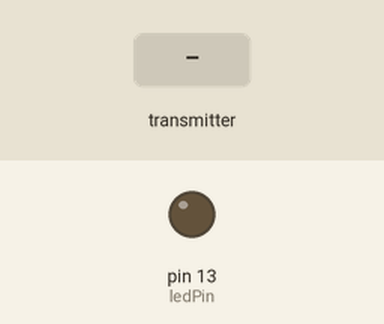
Recording of a sketch running on a simulated Arduino Uno, built with avr-gcc and run on an emulated ATmega328P. Parts: output pins drawn as LEDs (lit = HIGH). Dashed ring = blinking. Inputs (shaded band) come from the test bench. No radio packets arrive unless stated; what the sketch prints to the serial monitor is not drawn.

Above: at 1.2 s.
1.3 s: the transmitter starts sending headtrackerchans.0 = 0
At 1.51 s:
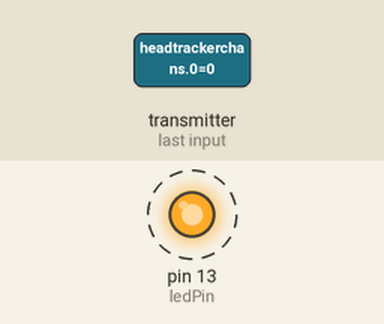
Timing chart, 0 to 10.3 s (numbered marks = the images above; inputs shaded):
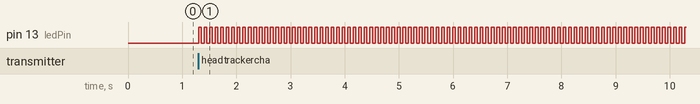

Measured:
- after the input at 1.3 s, pin 13 (ledPin): alternates HIGH for 0.05 s and LOW for 0.05 s, starting at once

The sketch:

recepteur_test.ino
```cpp
/*
* Getting Started example sketch for nRF24L01+ radios
* This is a very basic example of how to send data from one node to another
* Updated: Dec 2014 by TMRh20
* Envoie les données sur bus I2C sous forme de 6 octets
*/

//#include <SoftSPI.h>
#include <Wire.h>
#define SOFTSPI
#define SOFT_SPI_MISO_PIN A0
#define SOFT_SPI_MOSI_PIN 3
#define SOFT_SPI_SCK_PIN 4
#define MOSI_pin  3  // MOSI - D3
#define SCK_pin   4  // SCK  - D4
#define CE_pin    5  // CE   - D5
#define MISO_pin  A0 // MISO - A0
#define CS_pin    A1 // CS   - A1
#include "RF24.h"
#include "functions.h"
#define PPM_PIN 2
#define PPM_MIN 800
#define PPM_SAFE_THROTTLE 1050
#define PPM_MID 1500
#define PPM_MAX 2200
#define PPM_pin 2 // PPM in
#define CHANNELS 8 // number of channels in ppm stream, 12 ideally

#define MOSI_pin  3  // MOSI - D3
#define SCK_pin   4  // SCK  - D4
#define CE_pin    5  // CE   - D5
#define MISO_pin  A0 // MISO - A0
#define CS_pin    A1 // CS   - A1

#define ledPin 13 // LED  - D13

#define DATA_TO_RECEIVE 10
byte fhss_schema[]={90,120,95,100,115,100};
byte data[6];
int data_received = 0 ;
int ptr_fhss_schema = 0 ;
unsigned long last_rx_time = 0;
bool fhss_on = false;

static bool reset=true;
volatile uint16_t Servo_data[12];
static uint16_t ppm[12] = {PPM_MIN,PPM_MIN,PPM_MIN,PPM_MIN,PPM_MID,PPM_MID,
PPM_MID,PPM_MID,PPM_MID,PPM_MID,PPM_MID,PPM_MID,};

unsigned char PpmIn_PpmOut[13] = {0,1,2,3,4,5,6,7,8,9,10,11,12};
long channel_value[13] = {2100,2100,2100,2100,2100,2100,2100,2100,2100,2100,2100,2100,2100};
// Local variables
unsigned int pulseTime = 0;
unsigned int lastTime = 0;
unsigned int timeRead;
int channelsDetected = 0;
char channel = 0;
int channelValues[20];
char state = 0; // PPM signal high or Low?
unsigned char channel_number = 1;
char shift = 0;
char time_out = 0;
unsigned char htChannels[3] = {8, 7, 6}; // pan, tilt, roll
extern void ISR_ppm() ;
int headtrackerchans[16];
bool freshdata = false ;

/****************** User Config ***************************/
/***      Set this radio as radio number 0 or 1         ***/
bool radioNumber = 1;

/* Hardware configuration: Set up nRF24L01 radio on SPI bus plus pins 7 & 8 */
RF24 radio(CE_pin,CS_pin);
/**********************************************************/

long int addresses[][6] = {0x123457,0x123456};

#define NRF_ADDR_RX  0x123456
#define NRF_ADDR_TX  0x654321
// Used to control whether this node is sending or receiving
bool role = 0;


void setup() {
  Serial.begin(115200);
  Serial.println(F("RF24/examples/GettingStarted"));
  Serial.println(F("*** PRESS 'T' to begin transmitting to the other node"));

  Wire.begin(0x0A);                // adresse sur le bus I2C #10
  Wire.onRequest(requestEvent); // register event

  radio.begin();

  // Set the PA Level low to prevent power supply related issues since this is a
 // getting_started sketch, and the likelihood of close proximity of the devices. RF24_PA_MAX is default.
  radio.setPALevel(RF24_PA_LOW);

  // Open a writing and reading pipe on each radio, with opposite addresses
    radio.openWritingPipe(NRF_ADDR_TX);
    radio.openReadingPipe(1,NRF_ADDR_RX);
  radio.setDataRate(RF24_2MBPS) ;
  radio.setCRCLength(RF24_CRC_8) ;
  // Start the radio listening for data
  radio.setChannel(fhss_schema[0]);
  radio.startListening();
   // PPM ISR setup
  //attachInterrupt(digitalPinToInterrupt(PPM_pin), ISR_ppm, CHANGE);
  //TCCR1A = 0;  //reset timer1
  //TCCR1B = 0;
  //TCCR1B |= (1 << CS11); //set timer1 to increment every 1 us @ 8MHz, 0.5 us @16MHz
  //InitPWMInterrupt();         // Start PWM interrupt
  //InitTimerInterrupt();        // Start timer interrupt (for sensors)
//  analogWriteResolution(12);
  //pinMode(PPM_PIN,OUTPUT) ;
  pinMode(ledPin,OUTPUT) ;
}

int currmillis,millis_prec = millis() ;
void loop() {

    if( radio.available()){
      //Serial.print("Chan : ");
      //Serial.println(ptr_fhss_schema);                                                              // Variable for the received timestamp
      while (radio.available()) {                                   // While there is data ready
        fhss_on=true;  // Now we can follow the fhss schema (we are synced with PTX channel and with interrupt time of PTX)
        last_rx_time = millis();
        radio.read( &headtrackerchans, sizeof(int) * 3) ;             // Get the payload
        freshdata = true ;
        //digitalWrite(PPM_PIN,LOW) ;
        digitalWrite(13, !digitalRead(13));
      }

      //radio.stopListening();                                        // First, stop listening so we can talk
      //radio.write( &got_time, sizeof(int)*3 );              // Send the final one back.
      //radio.startListening(); // Now, resume listening so we catch the next packets.
      currmillis = millis() ;
      if(currmillis - millis_prec >= 10)
      {
        millis_prec = currmillis ;
        ptr_fhss_schema++ ;
        if(ptr_fhss_schema >= sizeof(fhss_schema)) ptr_fhss_schema=0; // To avoid fhss schema array indexing overflow
        radio.setChannel(fhss_schema[ptr_fhss_schema]); // Change channel

        if(freshdata == true) {
        freshdata = false ;
        /*//Serial.println("Data received");
        for(int i= 0;i<3;i++){
                 if(i == 1)
                  {
                    analogWrite(PPM_PIN, (headtrackerchans[i]-1000)/8);
                    Serial.print(" , 8-bit PWM value : ");
                    Serial.println((headtrackerchans[i]-1000)/8);
                  }
                  Serial.print(i);
                  Serial.print(F(" - "));
                  Serial.println(headtrackerchans[i]);
              }*/
        }
      }
    }

    if((millis() - last_rx_time) > ((((sizeof(fhss_schema))+5)*10*10))) {
        last_rx_time = millis();
        fhss_on=false;
        ptr_fhss_schema++;
        if(ptr_fhss_schema >= sizeof(fhss_schema)) ptr_fhss_schema=0;
        radio.setChannel(fhss_schema[ptr_fhss_schema]);
        //digitalWrite(PPM_PIN,HIGH) ;
        //Serial.print("HFSS Lost Chan : ");
        //Serial.println(ptr_fhss_schema);
    }
/*      for(int i= 0;i<8;i++){
        Serial.print("Channel ");
        Serial.print(i);
        Serial.print(" : ");
        Serial.println(channel_value[i]) ;
      }*/
      //delay(100) ;
      //Serial.print(".");

} // Loop

void requestEvent()
{
  data[0] = (headtrackerchans[0] >> 8) & 0xFF;
  data[1] = headtrackerchans[0] & 0xFF;
  data[2] = (headtrackerchans[1] >> 8) & 0xFF;
  data[3] = headtrackerchans[1] & 0xFF;
  data[4] = (headtrackerchans[2] >> 8) & 0xFF;
  data[5] = headtrackerchans[2] & 0xFF;
  Wire.write(data,6);
   // as expected by master
}
```

Functions.cpp
```cpp
#include "Arduino.h"
#include "functions.h"

#define PPM_IN  0
// Dead-time between each channel in the PPM-stream.
#define DEAD_TIME 800
// Set to 1 to enable support for positive shift PPM equipment, 0 for negative.
#define POSITIVE_SHIFT_PPM  1
// Sets the frame-length .
#define FRAME_LENGTH (5003 + NUMBER_OF_CHANNELS * 5000)
#define PPM_IN_MIN 1000 // 0.5 ms
#define PPM_IN_MAX 4000 // 2 ms
// Number of PPM channels out. 1 - 12 channels supported.
#define NUMBER_OF_CHANNELS 8
// TOP (timer rollover) used for PPM pulse time measurement
#define TOP (5003 + NUMBER_OF_CHANNELS * 5000)

#define PPM_MIN 800
#define PPM_SAFE_THROTTLE 1050
#define PPM_MID 1500
#define PPM_MAX 2200
#define PPM_pin 2 // PPM in
#define CHANNELS 8 // number of channels in ppm stream, 12 ideally


extern int channelsDetected ;
extern char channel ;
extern int channelValues[20] ;
extern char state ; // PPM signal high or Low?
extern unsigned char channel_number ;
extern long channel_value[13] ;
static volatile bool ppm_ok = false;
extern int headtrackerchans[16];
extern bool freshdata ;
/*
void InitPWMInterrupt()
{
#if (DEBUG)
    Serial.println("PWM interrupt initialized");
#endif

    TCCR1A =
       (0 << WGM10) |
       (0 << WGM11) |
       (0 << COM1A1) |
       (1 << COM1A0) | // Toggle pin om compare-match
       (0 << COM1B1) |
       (0 << COM1B0);

    TCCR1B =
        (1 << ICNC1)| // Input capture noise canceler - set to active
        (1 << ICES1)| // Input capture edge select. 1 = rising, 0 = falling. We will toggle this, doesn't matter what it starts at
        (0 << CS10) | // Prescale 8
        (1 << CS11) | // Prescale 8
        (0 << CS12) | // Prescale 8
        (0 << WGM13)|
        (1 << WGM12); // CTC mode (Clear timer on compare match) with ICR1 as top.

    // Not used in this case:
    TCCR1C =
        (0 << FOC1A)| // No force output compare (A)
        (0 << FOC1B); // No force output compare (B)


    TIMSK1 =
        (PPM_IN << ICIE1) | // Enable input capture interrupt
        (1 << OCIE1A) | // Interrupt on compare A
        (0 << OCIE1B) | // Disable interrupt on compare B
        (0 << TOIE1);

    // OCR1A is used to generate PPM signal and later reset counter (to control frame-length)
    OCR1A = DEAD_TIME;
}

//--------------------------------------------------------------------------------------
// Func: InitTimerInterrupt
// Desc: Initializes timer interrupts.
//--------------------------------------------------------------------------------------
void InitTimerInterrupt()
{
#if (DEBUG)
    Serial.println("Timer interrupt initialized");
#endif

    TCCR0A =
       (0 << WGM00) |
       (1 << WGM01) |
       (0 << COM0A1) |
       (0 << COM0A0) |
       (0 << COM0B1) |
       (0 << COM0B0);

    // 61 hz update-rate:
    TCCR0B =
        (0 << FOC0A)| //
        (0 << FOC0B)| //
        (1 << CS00) | // Prescale 1024
        (0 << CS01) | // Prescale 1024
        (1 << CS02) | // Prescale 1024
        (0 << WGM02);

    TIMSK0 =
        (0 << OCIE0B) |
        (1 << OCIE0A) |
        (1 << TOIE0);

    OCR0B = 64 * 2;
    OCR0A = 64 * 2;
}

//--------------------------------------------------------------------------------------
// Func: TIMER1_OVF_vect
// Desc: Timer 1 overflow vector - only here for debugging/testing, as it should always
//      be reset/cleared before overflow.
//--------------------------------------------------------------------------------------
ISR(TIMER1_OVF_vect)
{
    Serial.print("Timer 1 OVF");
}

//--------------------------------------------------------------------------------------
// Func: TIMER1_COMPA_vect
// Desc: Timer 1 compare A vector
//--------------------------------------------------------------------------------------
ISR(TIMER1_COMPA_vect)
{
    //Serial.println("X");
    if (OCR1A == FRAME_LENGTH)
    {
        TCCR1A =
            (0 << WGM10) |
            (0 << WGM11) |
            (1 << COM1A1) |
            (1 << COM1A0) |
            (0 << COM1B1) |
            (0 << COM1B0);

        channel_number = 1;
        OCR1A = DEAD_TIME;

        TCCR1B &= ~(1 << WGM12);
    }
    else
    {
        if (channel_number == 1)
        {
            // After first time, when pin have been set high, we toggle the pin at each interrupt
            TCCR1A =
                (0 << WGM10) |
                (0 << WGM11) |
                (0 << COM1A1) |
                (POSITIVE_SHIFT_PPM << COM1A0) |
                (0 << COM1B1) |
                (0 << COM1B0);
        }

        if ((channel_number - 1) < NUMBER_OF_CHANNELS * 2)
        {
            if ((channel_number-1) % 2 == 1)
            {
                OCR1A += DEAD_TIME;
            }
            else
            {
                OCR1A += channel_value[(channel_number + 1) / 2];
            }
            channel_number++;
        }
        else
        {
            // We have to use OCR1A as top too, as ICR1 is used for input capture and OCR1B can't be
            // used as top.
            OCR1A = FRAME_LENGTH;
            TCCR1B |= (1 << WGM12);
        }
    }
}


void ISR_ppm()
{
    #if F_CPU == 16000000
        #define PPM_SCALE 1L
    #elif F_CPU == 8000000
        #define PPM_SCALE 0L
    #else
        #error // 8 or 16MHz only !
    #endif
    static unsigned int pulse;
    static unsigned long counterPPM;
    static byte chan;
    counterPPM = TCNT1;
    TCNT1 = 0;
    ppm_ok=false;
    if(counterPPM < 510 << PPM_SCALE) {  //must be a pulse if less than 510us
        pulse = counterPPM;
    }
    else if(counterPPM > 1910 << PPM_SCALE) {  //sync pulses over 1910us
        chan = 0;
    }
    else{  //servo values between 510us and 2420us will end up here
        if(chan < CHANNELS) {
            channel_value[chan]= constrain((counterPPM + pulse) >> PPM_SCALE, PPM_MIN, PPM_MAX);
            if(chan==3)
                ppm_ok = true; // 4 first channels Ok
            if( freshdata && chan == 6 )
              channel_value[chan] = headtrackerchans[0] ;
            if( freshdata && chan == 7 ){
              channel_value[chan] = headtrackerchans[1] ;
              freshdata = false ;
            }
        }
        chan++;
    }
}*/
```

Functions.h
```cpp
//-----------------------------------------------------------------------------
// File: Functions.h
// Desc: Declares PPM-related functions for the project.
//-----------------------------------------------------------------------------
#ifndef functions_h
#define functions_h

void InitTimerInterrupt();
void InitPWMInterrupt();

#endif
```
